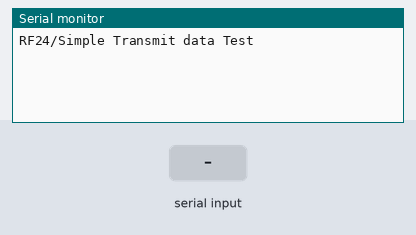
Recording of a sketch running on a simulated Arduino Uno, built with avr-gcc and run on an emulated ATmega328P. On the bench: the last lines printed to the serial monitor. The test bench sets the inputs (shaded band). No radio packets arrive unless stated.

Above: at 3.2 s.
3.3 s: "90,45,200\n" received over Serial
At 5.9 s:
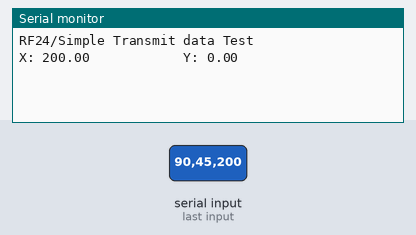
6.3 s: "30,150,10\n" received over Serial
At 9.4 s:
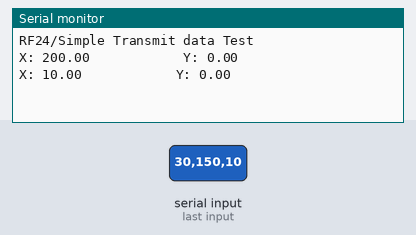

The sketch:

Camera_Car_Transmitter.ino
```cpp
#include <SPI.h>
#include "RF24.h"

//None yet

RF24 myRadio (9, 10);

byte addresses[][6] = {"1Node"};

int joystick[2];


float x,y,z;
int a,b;

void setup()
{

  Serial.begin(9600);
  delay(1000);
  Serial.println(F("RF24/Simple Transmit data Test"));

  myRadio.begin();
  myRadio.setChannel(108);
  myRadio.setDataRate(RF24_250KBPS);
  myRadio.setPALevel(RF24_PA_MAX);
  myRadio.openWritingPipe( addresses[0]);
  delay(1000);
}


void loop()
{

  Serial.flush();
if (Serial.available() > 0) {
a = Serial.parseInt();
b = Serial.parseInt();
x = Serial.parseFloat();
y = Serial.parseFloat();
z = Serial.parseFloat();

Serial.print("X: ");
Serial.print(x);
Serial.print("            ");
Serial.print("Y: ");
Serial.print(y);
Serial.println();


  joystick[0] = x*100;
  joystick[1] = y*100;

  myRadio.write( &joystick, sizeof(joystick) );
}

}
```

Measured:
- after the input at 3.3 s, the serial monitor: prints a new line after 2.0 s (image 1)
- after the input at 6.3 s, the serial monitor: prints a new line after 2.0 s (image 2)
